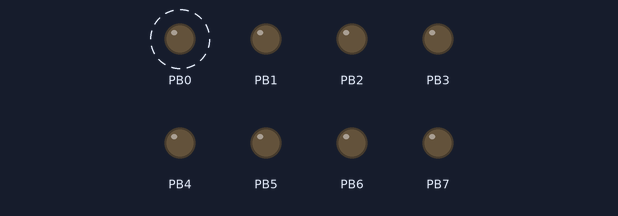
Bench run of a program on a simulated ATmega32, built with avr-gcc and emulated at 16 MHz. Shown: output pins drawn as LEDs (lit = HIGH). Dashed ring = blinking.

Above: at 0.05 s.
Timing chart, 0 to 3.0 s (numbered marks = the images above):
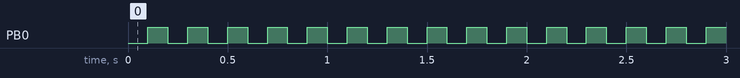

Measured:
- by itself, PB0: alternates HIGH for 0.10 s and LOW for 0.10 s

The program:

main.c
```c
/* port_test.c
 * The following program just keeps toggling pin 0 of port B
 */
#define __AVR_ATmega32__
#include <avr/io.h> // Standard include for AVR

#define F_CPU 16000000UL // Crystal frequency required for delay functions

#include <util/delay.h> // Delay functions

#define sbi(x, y) x |= _BV(y)                // set bit - using bitwise OR operator
#define cbi(x, y) x &= ~(_BV(y))             // clear bit - using bitwise AND operator
#define tbi(x, y) x ^= _BV(y)                // toggle bit - using bitwise XOR operator
#define is_high(x, y) (x & _BV(y) == _BV(y)) // check if the y'th bit of register 'x' is high

/* _BV(a) is a macro which returns the value corresponding to 2 to the power 'a'.
 * Thus _BV(PX3) would be 0x08 or 0b00001000. */

int main()
{
    DDRB = 0xff;  // PORTB as OUTPUT
    PORTB = 0x00; // All pins of PORTB LOW

    while(1) // Infinite loop
    {
        _delay_ms(100);  // Delay for 500 ms
        tbi(PORTB, PB0); // the toggling takes place here
    }

    return 0;
}
```
